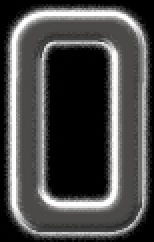
#> input picture test_openCV/cardNumber/numbers/0_b.jpg, 77 x 121 px (shown 2 times larger); its folder holds only this picture in this run
$ python util.py
#> lines starting #> are read from the running program, lines starting #| are printed output that depends on the picture
# -*- coding: utf-8 -*-
# @Time    : 14/11/2016 09:08
# @Author  : Luke
# @Software: PyCharm

import numpy as np
import cv2
import matplotlib.pyplot as plt
import os

def pre_processing(img,n=3):
    img_gray = cv2.cvtColor(img,cv2.COLOR_BGR2YUV)[:,:,0]
    img_gray = np.array(img_gray, 'float') / 255
    return np.array(img_gray**n*255,'uint8')

def load_templates(path,shape=(39,62)):
#> called with path = 'numbers', shape = (39, 62)
    names = [name for name in os.listdir(path) if not name.startswith(".")]
    mat_templates = []
    for name in names:
        template = cv2.imread(os.path.join(path,name))
#> template is the input picture: shape (121, 77, 3); mean B, G, R 72.8, 73.3, 73.7
        template = cv2.resize(template,shape)
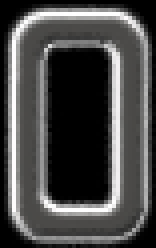
#> template: shape (62, 39, 3) (shown 4 times larger); mean B, G, R 72.6, 73.1, 73.4
        template = pre_processing(template)
#> in pre_processing, `return np.array(img_gray**n*255,'uint8')`:
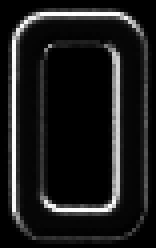
#> returned value: shape (62, 39) (shown 4 times larger); min 0, max 255, mean 27.6
        mat_templates.append(template)

    return names,mat_templates


if __name__ == '__main__':
    path = "numbers"
    _,templates = load_templates(path)
#> templates = 1 item
    for template in templates:
        t = np.array(template,'float')/255
        cv2.imshow('t',t**2)
        cv2.waitKey(0)
#> this loop made 1 pass
#> pass 1, `cv2.imshow('t',t**2)`:
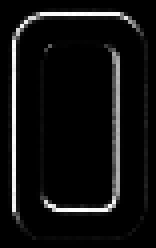
#> window 't': shape (62, 39) float64 (shown 4 times larger); min 0, max 1, mean 0.0641

$ run again, on test_openCV/cardNumber/numbers/2_b.jpg
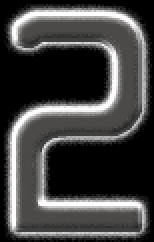
#> input picture test_openCV/cardNumber/numbers/2_b.jpg, 77 x 121 px (shown 2 times larger)
#> in load_templates, template is the input picture: shape (121, 77, 3); mean B, G, R 66.5, 67, 67.2
#> template: shape (62, 39, 3)
#> in pre_processing, `return np.array(img_gray**n*255,'uint8')`:
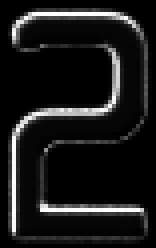
#> returned value: shape (62, 39) (shown 4 times larger); min 0, max 255, mean 25.8
#> templates = 1 item
#> the loop `for template in templates:` made 1 pass
#> pass 1, `cv2.imshow('t',t**2)`:
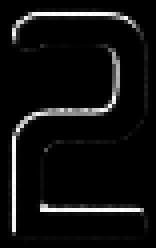
#> window 't': shape (62, 39) float64 (shown 4 times larger); min 0, max 1, mean 0.0616

$ run again, on test_openCV/cardNumber/numbers/3_b.jpg
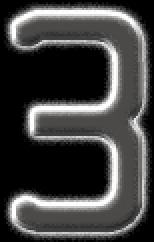
#> input picture test_openCV/cardNumber/numbers/3_b.jpg, 77 x 121 px (shown 2 times larger)
#> in load_templates, template is the input picture: shape (121, 77, 3); mean B, G, R 65.3, 65.8, 66.1
#> template: shape (62, 39, 3)
#> in pre_processing, `return np.array(img_gray**n*255,'uint8')`:
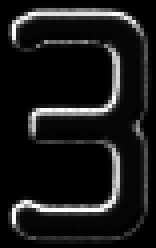
#> returned value: shape (62, 39) (shown 4 times larger); min 0, max 255, mean 25.5
#> templates = 1 item
#> the loop `for template in templates:` made 1 pass
#> pass 1, `cv2.imshow('t',t**2)`:
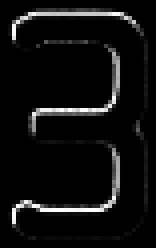
#> window 't': shape (62, 39) float64 (shown 4 times larger); min 0, max 1, mean 0.0589

$ run again, on test_openCV/cardNumber/numbers/0_w.jpg
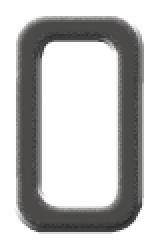
#> input picture test_openCV/cardNumber/numbers/0_w.jpg, 77 x 121 px (shown 2 times larger)
#> in load_templates, template is the input picture: shape (121, 77, 3); mean B, G, R 190.7, 191.3, 191.6
#> template: shape (62, 39, 3)
#> in pre_processing, `return np.array(img_gray**n*255,'uint8')`:
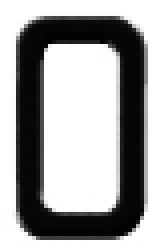
#> returned value: shape (62, 39) (shown 4 times larger); min 1, max 255, mean 159.3
#> templates = 1 item
#> the loop `for template in templates:` made 1 pass
#> pass 1, `cv2.imshow('t',t**2)`:
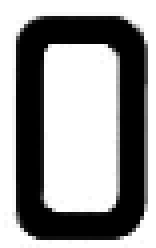
#> window 't': shape (62, 39) float64 (shown 4 times larger); min 1.54e-05, max 1, mean 0.593
